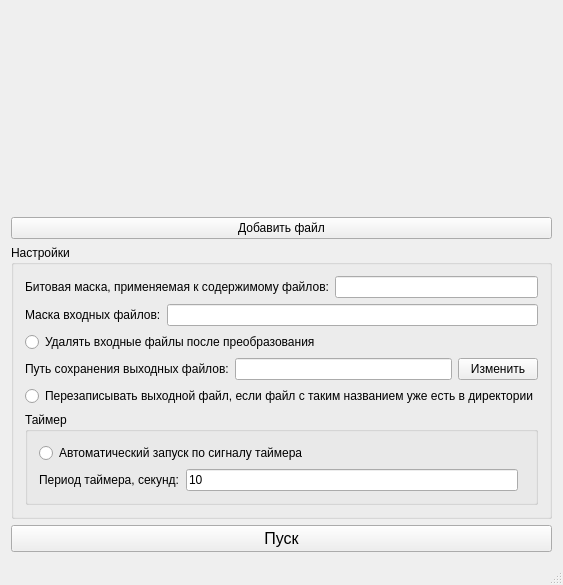
<?xml version="1.0" encoding="UTF-8"?>
<ui version="4.0">
 <class>MainWindow</class>
 <widget class="QMainWindow" name="MainWindow">
  <property name="geometry">
   <rect>
    <x>0</x>
    <y>0</y>
    <width>507</width>
    <height>569</height>
   </rect>
  </property>
  <property name="windowTitle">
   <string>Тестовое задание</string>
  </property>
  <widget class="QWidget" name="centralWidget">
   <layout class="QVBoxLayout" name="verticalLayout">
    <item>
     <widget class="QWidget" name="fileTableWidget" native="true">
      <property name="sizePolicy">
       <sizepolicy hsizetype="Preferred" vsizetype="Preferred">
        <horstretch>0</horstretch>
        <verstretch>0</verstretch>
       </sizepolicy>
      </property>
      <property name="minimumSize">
       <size>
        <width>0</width>
        <height>200</height>
       </size>
      </property>
     </widget>
    </item>
    <item>
     <widget class="QPushButton" name="addFileButton">
      <property name="text">
       <string>Добавить файл</string>
      </property>
     </widget>
    </item>
    <item>
     <widget class="QGroupBox" name="groupBox_2">
      <property name="title">
       <string>Настройки</string>
      </property>
      <layout class="QGridLayout" name="gridLayout_2">
       <item row="0" column="0">
        <layout class="QHBoxLayout" name="horizontalLayout">
         <item>
          <widget class="QLabel" name="label_5">
           <property name="text">
            <string>Битовая маска, применяемая к содержимому файлов:</string>
           </property>
          </widget>
         </item>
         <item>
          <widget class="QLineEdit" name="maskLineEdit"/>
         </item>
        </layout>
       </item>
       <item row="1" column="0">
        <layout class="QHBoxLayout" name="horizontalLayout_2">
         <item>
          <widget class="QLabel" name="label">
           <property name="text">
            <string>Маска входных файлов:</string>
           </property>
          </widget>
         </item>
         <item>
          <widget class="QLineEdit" name="lineEdit"/>
         </item>
        </layout>
       </item>
       <item row="2" column="0">
        <widget class="QRadioButton" name="radioButton">
         <property name="text">
          <string>Удалять входные файлы после преобразования</string>
         </property>
        </widget>
       </item>
       <item row="3" column="0">
        <layout class="QHBoxLayout" name="horizontalLayout_3">
         <item>
          <widget class="QLabel" name="label_2">
           <property name="text">
            <string>Путь сохранения выходных файлов:</string>
           </property>
          </widget>
         </item>
         <item>
          <widget class="QLineEdit" name="outputDirLineEdit"/>
         </item>
         <item>
          <widget class="QPushButton" name="changeOutputDirButton">
           <property name="text">
            <string>Изменить</string>
           </property>
          </widget>
         </item>
        </layout>
       </item>
       <item row="4" column="0">
        <widget class="QRadioButton" name="radioButton_2">
         <property name="text">
          <string>Перезаписывать выходной файл, если файл с таким названием уже есть в директории</string>
         </property>
        </widget>
       </item>
       <item row="5" column="0">
        <widget class="QGroupBox" name="groupBox">
         <property name="title">
          <string>Таймер</string>
         </property>
         <layout class="QGridLayout" name="gridLayout">
          <item row="0" column="0" colspan="3">
           <widget class="QRadioButton" name="radioButton_3">
            <property name="text">
             <string>Автоматический запуск по сигналу таймера</string>
            </property>
           </widget>
          </item>
          <item row="1" column="0">
           <widget class="QLabel" name="label_3">
            <property name="text">
             <string>Период таймера, секунд:</string>
            </property>
           </widget>
          </item>
          <item row="1" column="1">
           <widget class="QLineEdit" name="lineEdit_3">
            <property name="text">
             <string>10</string>
            </property>
           </widget>
          </item>
         </layout>
        </widget>
       </item>
      </layout>
     </widget>
    </item>
    <item>
     <widget class="QPushButton" name="startButton">
      <property name="font">
       <font>
        <pointsize>12</pointsize>
       </font>
      </property>
      <property name="text">
       <string>Пуск</string>
      </property>
     </widget>
    </item>
   </layout>
  </widget>
  <widget class="QMenuBar" name="menuBar">
   <property name="geometry">
    <rect>
     <x>0</x>
     <y>0</y>
     <width>507</width>
     <height>21</height>
    </rect>
   </property>
  </widget>
  <widget class="QStatusBar" name="statusBar"/>
 </widget>
 <layoutdefault spacing="6" margin="11"/>
 <resources/>
 <connections/>
</ui>
